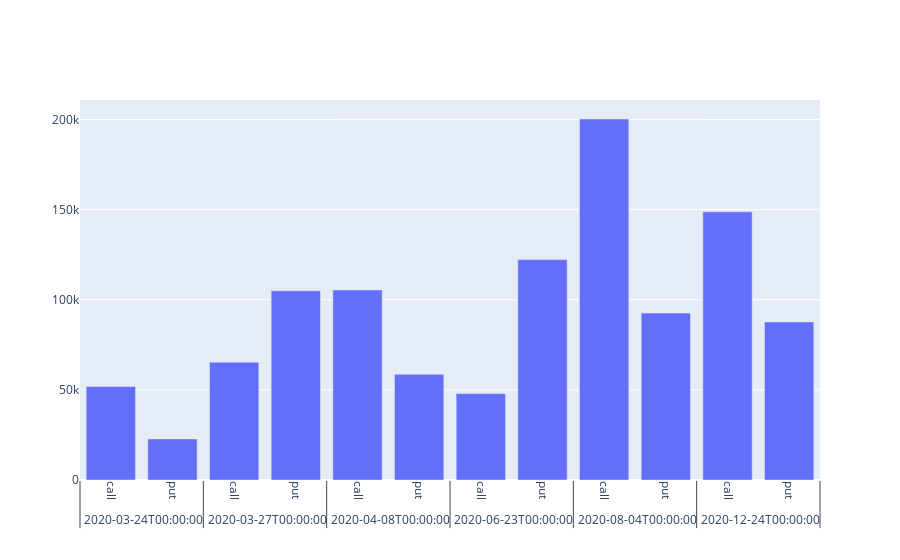

Notebook source saved alongside this figure:
### Code cell
# calculate open interest by day and groupby date and option type
open_interest_by_day = df_spy_historical_options_data.groupby(['quotedate','type'])[['openinterest']].sum().reset_index()

# calculate options volume by day and groupby date and option type
option_volume_by_day = df_spy_historical_options_data.groupby(['quotedate','type'])[['volume']].sum().reset_index()
option_volume_by_day.head(10)

chart_option_volume_by_day = go.Figure(data=[
    go.Bar(name='Calls', x=[option_volume_by_day['quotedate'], option_volume_by_day['type']], y=option_volume_by_day['volume'])])
#     go.Bar(name='Puts', x=[option_volume_by_day['quotedate'], option_volume_by_day['type']], y=option_volume_by_day['volume'])


# Change the bar mode
chart_option_volume_by_day.update_layout(barmode='group')
chart_option_volume_by_day.update_xaxes(tickangle=90)
# chart_open_interest_by_day.show()

# calls_open_interest_by_day = df_spy_historical_options_data.groupby('quotedate')['openinterest'].sum()

### Figure 1 — Plotly figure (JSON) as saved in the notebook; plotly's stock layout.template omitted (floating-point values rounded to 4 significant figures)
{"data": [{"name": "Calls", "type": "bar", "x": [["2020-03-24T00:00:00", "2020-03-24T00:00:00", "2020-03-27T00:00:00", "2020-03-27T00:00:00", "2020-04-08T00:00:00", "2020-04-08T00:00:00", "2020-06-23T00:00:00", "2020-06-23T00:00:00", "2020-08-04T00:00:00", "2020-08-04T00:00:00", "2020-12-24T00:00:00", "2020-12-24T00:00:00"], ["call", "put", "call", "put", "call", "put", "call", "put", "call", "put", "call", "put"]], "y": [51842, 22786, 65353, 104916, 105438, 58597, 47917, 122260, 200254, 92577, 148744, 87674]}], "layout": {"autosize": true, "barmode": "group", "xaxis": {"autorange": true, "range": [-0.5, 11.5], "tickangle": 90, "type": "multicategory"}, "yaxis": {"autorange": true, "range": [0, 210800.0], "type": "linear"}}}
